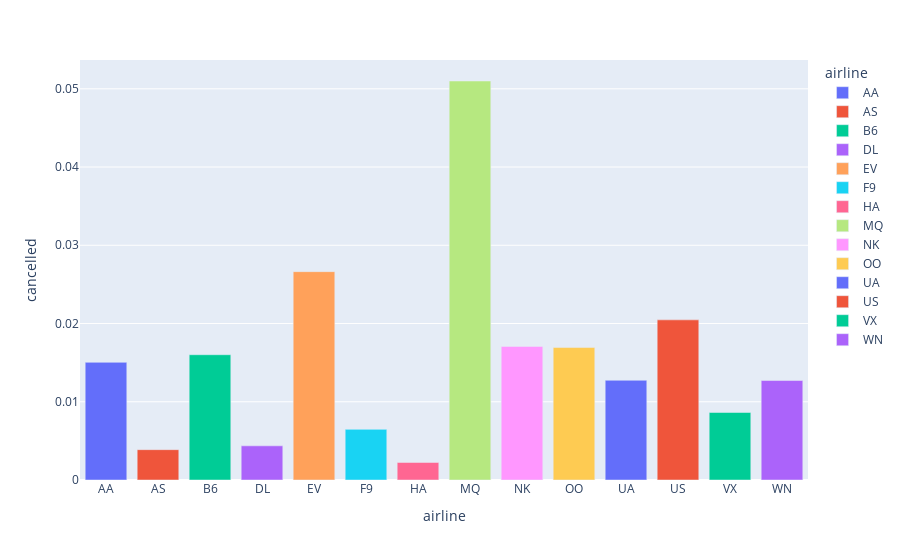

Here is the notebook cell this chart was saved with:
### Code cell
import plotly.express as px

px.bar(df, x='airline', y='cancelled', color='airline')

### Figure 1 — Plotly figure (JSON) as saved in the notebook; plotly's stock layout.template omitted (floating-point values rounded to 4 significant figures)
{"data": [{"alignmentgroup": "True", "hovertemplate": "airline=%{x}<br>cancelled=%{y}<extra></extra>", "legendgroup": "AA", "marker": {"color": "#636efa", "pattern": {"shape": ""}}, "name": "AA", "offsetgroup": "AA", "orientation": "v", "showlegend": true, "textposition": "auto", "type": "bar", "x": ["AA"], "xaxis": "x", "y": [0.01504], "yaxis": "y"}, {"alignmentgroup": "True", "hovertemplate": "airline=%{x}<br>cancelled=%{y}<extra></extra>", "legendgroup": "AS", "marker": {"color": "#EF553B", "pattern": {"shape": ""}}, "name": "AS", "offsetgroup": "AS", "orientation": "v", "showlegend": true, "textposition": "auto", "type": "bar", "x": ["AS"], "xaxis": "x", "y": [0.003878], "yaxis": "y"}, {"alignmentgroup": "True", "hovertemplate": "airline=%{x}<br>cancelled=%{y}<extra></extra>", "legendgroup": "B6", "marker": {"color": "#00cc96", "pattern": {"shape": ""}}, "name": "B6", "offsetgroup": "B6", "orientation": "v", "showlegend": true, "textposition": "auto", "type": "bar", "x": ["B6"], "xaxis": "x", "y": [0.01601], "yaxis": "y"}, {"alignmentgroup": "True", "hovertemplate": "airline=%{x}<br>cancelled=%{y}<extra></extra>", "legendgroup": "DL", "marker": {"color": "#ab63fa", "pattern": {"shape": ""}}, "name": "DL", "offsetgroup": "DL", "orientation": "v", "showlegend": true, "textposition": "auto", "type": "bar", "x": ["DL"], "xaxis": "x", "y": [0.004366], "yaxis": "y"}, {"alignmentgroup": "True", "hovertemplate": "airline=%{x}<br>cancelled=%{y}<extra></extra>", "legendgroup": "EV", "marker": {"color": "#FFA15A", "pattern": {"shape": ""}}, "name": "EV", "offsetgroup": "EV", "orientation": "v", "showlegend": true, "textposition": "auto", "type": "bar", "x": ["EV"], "xaxis": "x", "y": [0.02663], "yaxis": "y"}, {"alignmentgroup": "True", "hovertemplate": "airline=%{x}<br>cancelled=%{y}<extra></extra>", "legendgroup": "F9", "marker": {"color": "#19d3f3", "pattern": {"shape": ""}}, "name": "F9", "offsetgroup": "F9", "orientation": "v", "showlegend": true, "textposition": "auto", "type": "bar", "x": ["F9"], "xaxis": "x", "y": [0.006473], "yaxis": "y"}, {"alignmentgroup": "True", "hovertemplate": "airline=%{x}<br>cancelled=%{y}<extra></extra>", "legendgroup": "HA", "marker": {"color": "#FF6692", "pattern": {"shape": ""}}, "name": "HA", "offsetgroup": "HA", "orientation": "v", "showlegend": true, "textposition": "auto", "type": "bar", "x": ["HA"], "xaxis": "x", "y": [0.002242], "yaxis": "y"}, {"alignmentgroup": "True", "hovertemplate": "airline=%{x}<br>cancelled=%{y}<extra></extra>", "legendgroup": "MQ", "marker": {"color": "#B6E880", "pattern": {"shape": ""}}, "name": "MQ", "offsetgroup": "MQ", "orientation": "v", "showlegend": true, "textposition": "auto", "type": "bar", "x": ["MQ"], "xaxis": "x", "y": [0.051], "yaxis": "y"}, {"alignmentgroup": "True", "hovertemplate": "airline=%{x}<br>cancelled=%{y}<extra></extra>", "legendgroup": "NK", "marker": {"color": "#FF97FF", "pattern": {"shape": ""}}, "name": "NK", "offsetgroup": "NK", "orientation": "v", "showlegend": true, "textposition": "auto", "type": "bar", "x": ["NK"], "xaxis": "x", "y": [0.01707], "yaxis": "y"}, {"alignmentgroup": "True", "hovertemplate": "airline=%{x}<br>cancelled=%{y}<extra></extra>", "legendgroup": "OO", "marker": {"color": "#FECB52", "pattern": {"shape": ""}}, "name": "OO", "offsetgroup": "OO", "orientation": "v", "showlegend": true, "textposition": "auto", "type": "bar", "x": ["OO"], "xaxis": "x", "y": [0.01693], "yaxis": "y"}, {"alignmentgroup": "True", "hovertemplate": "airline=%{x}<br>cancelled=%{y}<extra></extra>", "legendgroup": "UA", "marker": {"color": "#636efa", "pattern": {"shape": ""}}, "name": "UA", "offsetgroup": "UA", "orientation": "v", "showlegend": true, "textposition": "auto", "type": "bar", "x": ["UA"], "xaxis": "x", "y": [0.01275], "yaxis": "y"}, {"alignmentgroup": "True", "hovertemplate": "airline=%{x}<br>cancelled=%{y}<extra></extra>", "legendgroup": "US", "marker": {"color": "#EF553B", "pattern": {"shape": ""}}, "name": "US", "offsetgroup": "US", "orientation": "v", "showlegend": true, "textposition": "auto", "type": "bar", "x": ["US"], "xaxis": "x", "y": [0.02047], "yaxis": "y"}, {"alignmentgroup": "True", "hovertemplate": "airline=%{x}<br>cancelled=%{y}<extra></extra>", "legendgroup": "VX", "marker": {"color": "#00cc96", "pattern": {"shape": ""}}, "name": "VX", "offsetgroup": "VX", "orientation": "v", "showlegend": true, "textposition": "auto", "type": "bar", "x": ["VX"], "xaxis": "x", "y": [0.008626], "yaxis": "y"}, {"alignmentgroup": "True", "hovertemplate": "airline=%{x}<br>cancelled=%{y}<extra></extra>", "legendgroup": "WN", "marker": {"color": "#ab63fa", "pattern": {"shape": ""}}, "name": "WN", "offsetgroup": "WN", "orientation": "v", "showlegend": true, "textposition": "auto", "type": "bar", "x": ["WN"], "xaxis": "x", "y": [0.01271], "yaxis": "y"}], "layout": {"barmode": "relative", "legend": {"title": {"text": "airline"}, "tracegroupgap": 0}, "margin": {"t": 60}, "xaxis": {"anchor": "y", "categoryarray": ["AA", "AS", "B6", "DL", "EV", "F9", "HA", "MQ", "NK", "OO", "UA", "US", "VX", "WN"], "categoryorder": "array", "domain": [0, 1], "title": {"text": "airline"}}, "yaxis": {"anchor": "x", "domain": [0, 1], "title": {"text": "cancelled"}}}}
